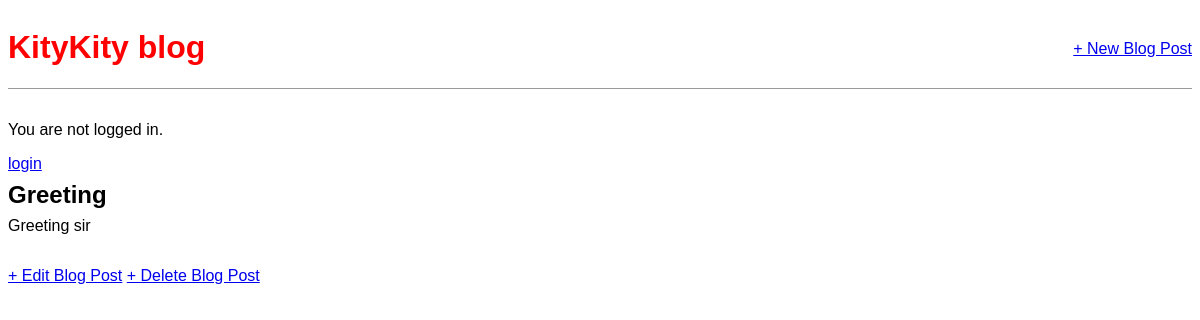
The app's page /post/2/, older data.
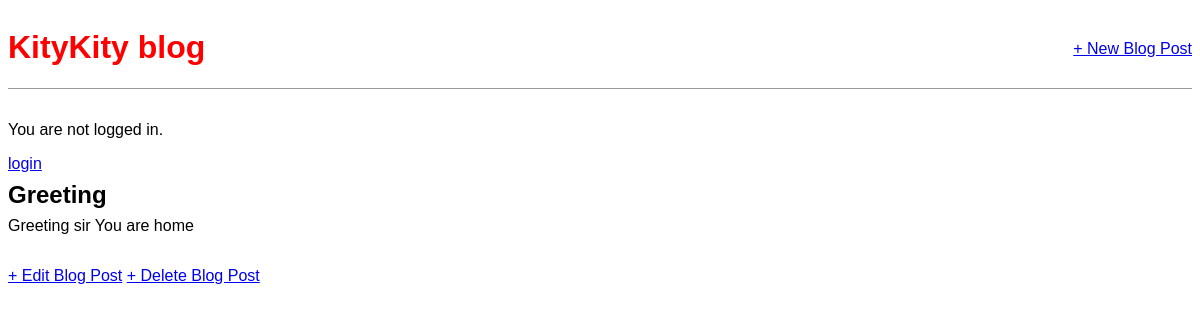
The same page, newer data.
### blog/models.py (models this page shows, shortened)
class Post(models.Model):
  title=models.CharField(max_length=200)
  author=models.ForeignKey('auth.User',on_delete=models.CASCADE,)
  body=models.TextField()

### blog/views.py (the view)
# urls.py: path('post/<int:pk>/',BlogDetailView.as_view(),name='post_detail'),
class BlogDetailView(DetailView):
  model=Post
  template_name='post_detail.html'

### templates/post_detail.html
{%extends 'base.html'%}
{%block content %}
  <div class="post-entry">
    <h2>{{post.title}}</h2>
    <p>{{post.body}}</p>
  </div>
  <a href="{% url 'post_edit' post.pk %}">+ Edit Blog Post</a>
  <a href="{% url 'post_delete' post.pk %}">+ Delete Blog Post</a>
{%endblock content %}

Row changes from the older to the newer data that the page shows:
changed Post "Greeting": body "Greeting sir" → "Greeting sir You are home"
